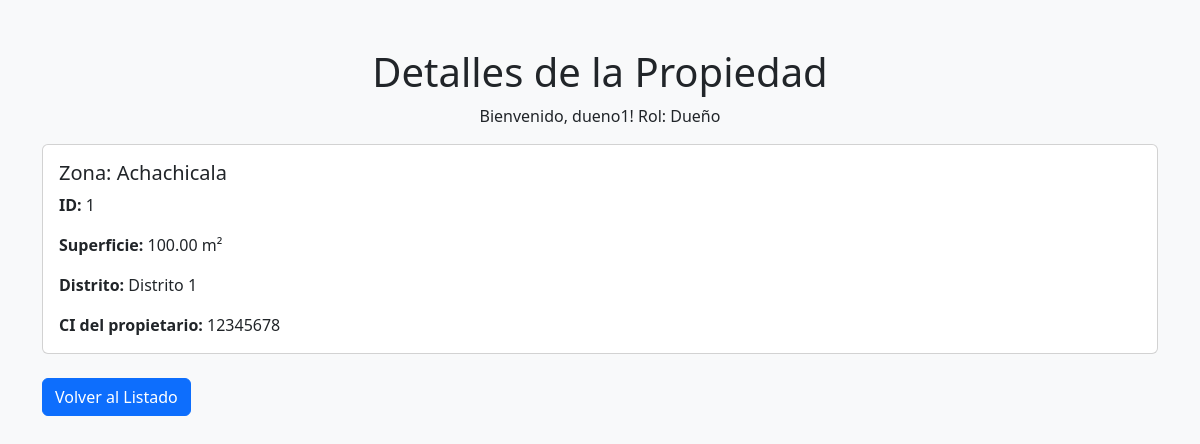
/2/detalles.php?id_catastro=1 (signed in), run on the app's committed database.
### tables this page shows
CREATE TABLE Catastro (
    id_catastro INT AUTO_INCREMENT PRIMARY KEY,
    zona VARCHAR(50) NOT NULL,
    xini DECIMAL(10, 6) NOT NULL,
    yini DECIMAL(10, 6) NOT NULL,
    xfin DECIMAL(10, 6) NOT NULL,
    yfin DECIMAL(10, 6) NOT NULL,
    superficie DECIMAL(10, 2) NOT NULL,
    ci VARCHAR(20) NOT NULL,
    distrito VARCHAR(50),
    codigo_catastral VARCHAR(20) NOT NULL UNIQUE,
    FOREIGN KEY (ci) REFERENCES Persona(ci) ON DELETE CASCADE
);

### 2/detalles.php (the view, shortened to what this page needs)
<?php
include 'conexion.php';
$id_catastro = intval($_GET['id_catastro']);
$stmt = $conn->prepare("SELECT * FROM Catastro WHERE id_catastro = ?");
$stmt->bind_param("i", $id_catastro);
$stmt->execute();
$result = $stmt->get_result();
$propiedad = $result->fetch_assoc();
$rol = $_SESSION['rol'];
?>
<!DOCTYPE html>
<html lang="es">
<head>
    <link href="https://cdn.jsdelivr.net/npm/bootstrap@5.3.3/dist/css/bootstrap.min.css" rel="stylesheet">
</head>
<body class="bg-light">
    <div class="container mt-5">
        <h1 class="text-center">Detalles de la Propiedad</h1>
        <div class="mb-3">
            <p class="text-center">Bienvenido, <?= $_SESSION['usuario'] ?>! Rol: <?= ucfirst($rol) ?></p>
        </div>
        <div class="card">
            <div class="card-body">
                <h5 class="card-title">Zona: <?= htmlspecialchars($propiedad['zona']) ?></h5>
                <p class="card-text"><strong>ID:</strong> <?= $propiedad['id_catastro'] ?></p>
                <p class="card-text"><strong>Superficie:</strong> <?= $propiedad['superficie'] ?> m²</p>
                <p class="card-text"><strong>Distrito:</strong> <?= htmlspecialchars($propiedad['distrito']) ?></p>
                <p class="card-text"><strong>CI del propietario:</strong> <?= htmlspecialchars($propiedad['ci']) ?></p>
            </div>
        </div>
        <div class="mt-4">
            <a href="index.php" class="btn btn-primary">Volver al Listado</a>
        </div>
    </div>
</body>
</html>

### data on the page
catastro: zona "Achachicala", id_catastro "1", superficie "100.00", distrito "Distrito 1", ci "12345678"

### other printed values
$_SESSION['usuario'] "dueno1"
$rol "Dueño"
